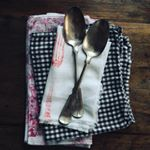
#> input picture lztest/bad images/8MA11Bp0Ea.jpg, 150 x 150 px
$ python pilprint.py '../../../../lztest/bad images/8MA11Bp0Ea.jpg'   (Python 2 division)
#> lines starting #> are read from the running program, lines starting #| are printed output that depends on the picture
#!/usr/local/opt/python/bin/python2.7
#
# The Python Imaging Library.
# $Id$
#
# print image files to postscript printer
#
# History:
# 0.1   1996-04-20 fl   Created
# 0.2   1996-10-04 fl   Use draft mode when converting.
# 0.3   2003-05-06 fl   Fixed a typo or two.
#

VERSION = "pilprint 0.3/2003-05-05"

from PIL import Image
from PIL import PSDraw

letter = ( 1.0*72, 1.0*72, 7.5*72, 10.0*72 )

def description(file, image):
    import os
    title = os.path.splitext(os.path.split(file)[1])[0]
    format = " (%dx%d "
    if image.format:
        format = " (" + image.format + " %dx%d "
    return title + format % image.size + image.mode + ")"

import getopt, os, sys

if len(sys.argv) == 1:
    print "PIL Print 0.2a1/96-10-04 -- print image files"
    print "Usage: pilprint files..."
    print "Options:"
    print "  -c            colour printer (default is monochrome)"
    print "  -p            print via lpr (default is stdout)"
    print "  -P <printer>  same as -p but use given printer"
    sys.exit(1)

try:
    opt, argv = getopt.getopt(sys.argv[1:], "cdpP:")
except getopt.error, v:
    print v
    sys.exit(1)

printer = None # print to stdout
monochrome = 1 # reduce file size for most common case

for o, a in opt:
    if o == "-d":
        # debug: show available drivers
        Image.init()
        print Image.ID
        sys.exit(1)
    elif o == "-c":
        # colour printer
        monochrome = 0
    elif o == "-p":
        # default printer channel
        printer = "lpr"
    elif o == "-P":
        # printer channel
        printer = "lpr -P%s" % a

for file in argv:
    try:

        im = Image.open(file)
#> im is the input picture: PIL image 150x150 RGB; mean R, G, B 81.6, 80.4, 83

        title = description(file, im)
#> title = '8MA11Bp0Ea (JPEG 150x150 RGB)'

        if monochrome and im.mode not in ["1", "L"]:
            im.draft("L", im.size)
            im = im.convert("L")
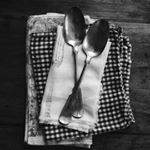
#> im: PIL image 150x150 L; min 1, max 254, mean 81

        if printer:
            fp = os.popen(printer, "w")
        else:
            fp = sys.stdout

        ps = PSDraw.PSDraw(fp)

        ps.begin_document()
        ps.setfont("Helvetica-Narrow-Bold", 18)
        ps.text((letter[0], letter[3]+24), title)
        ps.setfont("Helvetica-Narrow-Bold", 8)
        ps.text((letter[0], letter[1]-30), VERSION)
        ps.image(letter, im)
        ps.end_document()

    except:
        print "cannot print image",
        print "(%s:%s)" % (sys.exc_type, sys.exc_value)

$ run again, on lztest/bad images/BE-wuhGHWTf.jpg
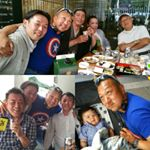
#> input picture lztest/bad images/BE-wuhGHWTf.jpg, 150 x 150 px
#> im is the input picture: PIL image 150x150 RGB; mean R, G, B 116.1, 107.6, 102.6
#> title = 'BE-wuhGHWTf (JPEG 150x150 RGB)'
#> `im = im.convert("L")`:
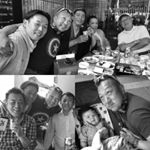
#> im: PIL image 150x150 L; min 0, max 255, mean 109.6

$ run again, on lztest/bad images/BE5-T7Anm_V.jpg
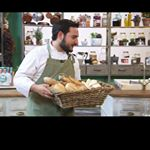
#> input picture lztest/bad images/BE5-T7Anm_V.jpg, 150 x 150 px
#> im is the input picture: PIL image 150x150 RGB; mean R, G, B 103.4, 97.7, 92
#> title = 'BE5-T7Anm_V (JPEG 150x150 RGB)'
#> `im = im.convert("L")`:
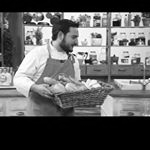
#> im: PIL image 150x150 L; min 0, max 255, mean 98.8

$ run again, on lztest/bad images/BE5_gd9zAKa.jpg
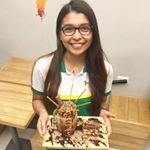
#> input picture lztest/bad images/BE5_gd9zAKa.jpg, 150 x 150 px
#> im is the input picture: PIL image 150x150 RGB; mean R, G, B 186.8, 164.5, 134.9
#> title = 'BE5_gd9zAKa (JPEG 150x150 RGB)'
#> `im = im.convert("L")`:
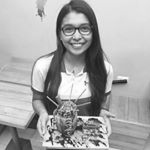
#> im: PIL image 150x150 L; min 12, max 255, mean 167.8
